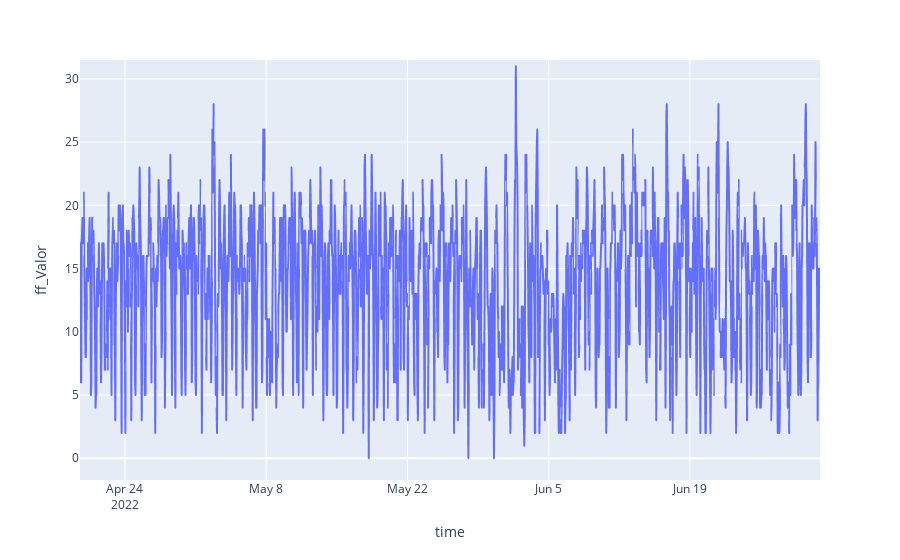

The code cell stored with this chart in its notebook:
### Code cell
fig = px.line(df, x=df.index, y="ff_Valor")
fig.show()

### Figure 1 — Plotly figure (JSON) as saved in the notebook; plotly's stock layout.template omitted (floating-point values rounded to 4 significant figures; data arrays with more than 128 entries replaced by an {"elided": "..."} marker saying what was removed)
{"data": [{"hovertemplate": "time=%{x}<br>ff_Valor=%{y}<extra></extra>", "legendgroup": "", "line": {"color": "#636efa", "dash": "solid"}, "marker": {"symbol": "circle"}, "mode": "lines", "name": "", "showlegend": false, "type": "scattergl", "x": {"elided": "6439 str values"}, "xaxis": "x", "y": {"elided": "6439 int values"}, "yaxis": "y"}], "layout": {"autosize": true, "legend": {"tracegroupgap": 0}, "margin": {"t": 60}, "xaxis": {"anchor": "y", "autorange": false, "domain": [0, 1], "range": ["2022-04-19 13:01:39.1597", "2022-07-01 21:34:09.1449"], "title": {"text": "time"}, "type": "date"}, "yaxis": {"anchor": "x", "autorange": false, "domain": [0, 1], "range": [-1.722, 31.5], "title": {"text": "ff_Valor"}, "type": "linear"}}}
